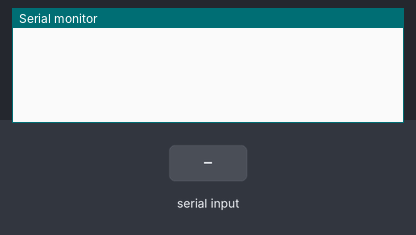
Bench run of a sketch on a simulated Arduino Leonardo, built with avr-gcc and run on an emulated ATmega32U4. Shown: the last lines printed to the serial monitor. The test bench sets the inputs (shaded band). USB keyboard and mouse output is not drawn.

Above: at 1.2 s.
1.3 s: "<90,45,200>" received over the second serial link
At 2.0 s:
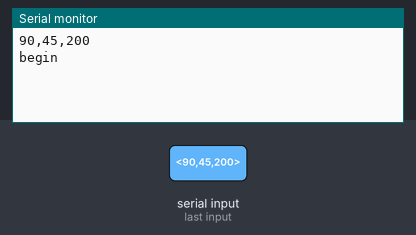
2.8 s: "<90,45>" received over the second serial link
At 3.2 s:
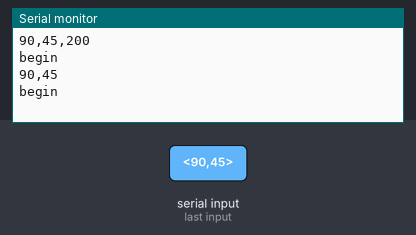
4.3 s: "<90,45,200,10>" received over the second serial link
At 5.5 s:
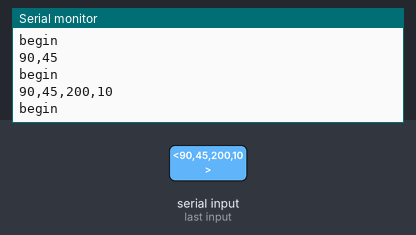
5.8 s: "<5>" received over the second serial link
At 6.6 s:
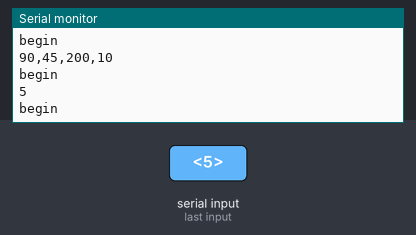

Measured:
- after the input at 1.3 s, the serial monitor: prints a new line at once (image 1)
- after the input at 2.8 s, the serial monitor: prints a new line at once (image 2)
- after the input at 4.3 s, the serial monitor: prints a new line at once (image 3)
- after the input at 5.8 s, the serial monitor: prints a new line at once (image 4)

The sketch:

Gamepad.ino
```cpp
#include "HID-Project.h"

const int pinLed = LED_BUILTIN;
const int pinButton = 2;

const byte numChars = 46;
char receivedChars[numChars];
char tempChars[numChars];        // temporary array for use when parsing


boolean newData = false;

int buttonss[8];
int joystickLX;
int joystickLY;
int joystickRX;
int joystickRY;


void setup() {
  Serial1.begin(115200);
  Serial.begin(115200);
  // Sends a clean report to the host. This is important on any Arduino type.
  Gamepad.begin();
}

void loop() {

  recvWithStartEndMarkers();
  if (newData == true) {
      strcpy(tempChars, receivedChars);
          // this temporary copy is necessary to protect the original data
          //   because strtok() used in parseData() replaces the commas with \0
      parseData();
      newData = false;
      for (int i = 0;i<8;i++){
        if (buttonss[i]){
          Gamepad.press(i+1);
          //Serial.print(i+1);
          //Serial.println(" is pressed");
        }
        else{
          //Serial.print(i+1);
          //Serial.println(" is released");
          Gamepad.release(i+1);
        }
      }
      Gamepad.xAxis(joystickLX);
      Gamepad.yAxis(joystickLY);
      Gamepad.rxAxis(joystickRX);
      Gamepad.ryAxis(joystickRY);
      Serial.println("begin");
      //Serial.println(joystickLX);
      //Serial.println(joystickLY);
      //Serial.println(joystickRX);
      //Serial.println(joystickRY);
      Gamepad.write();
  }
}


//============

void recvWithStartEndMarkers() {
    static boolean recvInProgress = false;
    static byte ndx = 0;
    char startMarker = '<';
    char endMarker = '>';
    char rc;
    while (Serial1.available() > 0 && newData == false) {
        rc = Serial1.read();
        if (recvInProgress == true) {

            if (rc != endMarker) {
                receivedChars[ndx] = rc;
                ndx++;
                if (ndx >= numChars) {
                    ndx = numChars - 1;
                }
            }
            else {
                receivedChars[ndx] = '\0'; // terminate the string
                recvInProgress = false;
                ndx = 0;
                newData = true;
                Serial.println(receivedChars);
            }
        }

        else if (rc == startMarker) {
            recvInProgress = true;
        }
    }
}

//============

void parseData() {      // split the data into its parts

    char * strtokIndx; // this is used by strtok() as an index
    strtokIndx = strtok(tempChars,",");
    for (int i = 0; i<8; i++){
      buttonss[i] = atoi(strtokIndx);
      strtokIndx = strtok(NULL, ",");
    }
    joystickLX = atoi(strtokIndx);
    strtokIndx = strtok(NULL, ",");
    joystickLY = atoi(strtokIndx);
    strtokIndx = strtok(NULL, ",");
    joystickRX = atoi(strtokIndx);
    strtokIndx = strtok(NULL, ",");
    joystickRY = atoi(strtokIndx);
    strtokIndx = strtok(NULL, ",");
}
```
